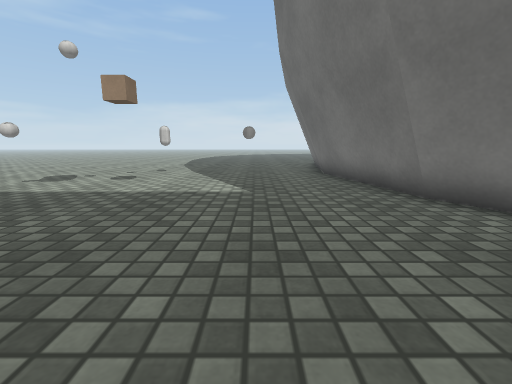
[1] (above)

15 first-person views from a walk through a scene from a Unity 3-D project. The camera is 0.53 m above the floor, tilts 10° down and sees 90° across. The floor is counted in squares, 0.5 m on a side. Each view is taken from the middle of a square. On the plan, view 1 faces up. The plan holds only what a view shows up to about 11 squares ahead; the rest is blank. The place goes on beyond the plan. The player is left out. Some animated figures are left out. Surface patterns are stand-ins for the level's own textures.

[2]
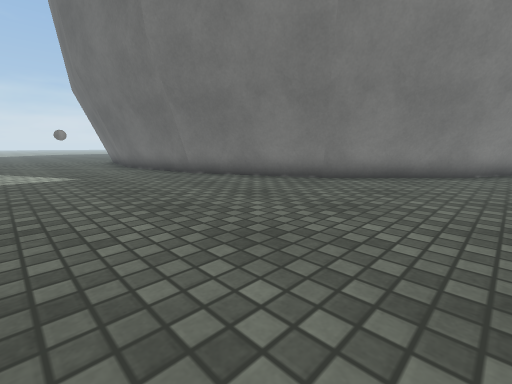

[3]
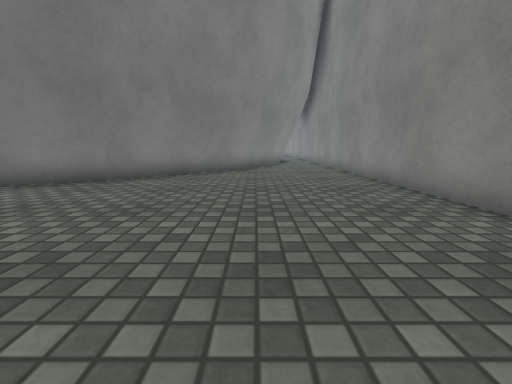

[4]
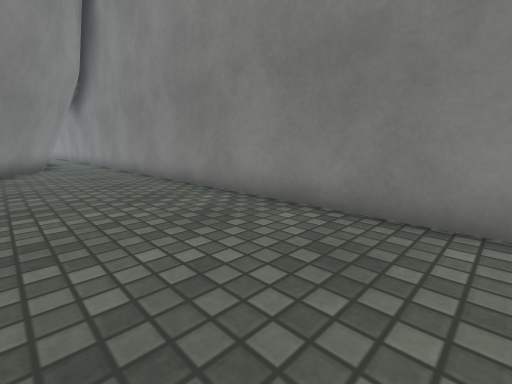

[5]
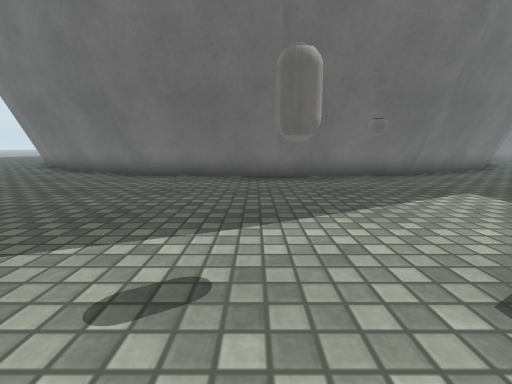

[6]
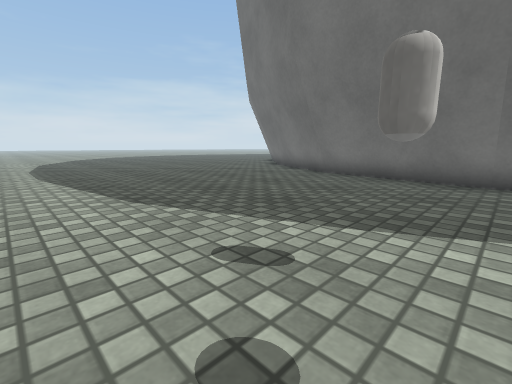

[7]
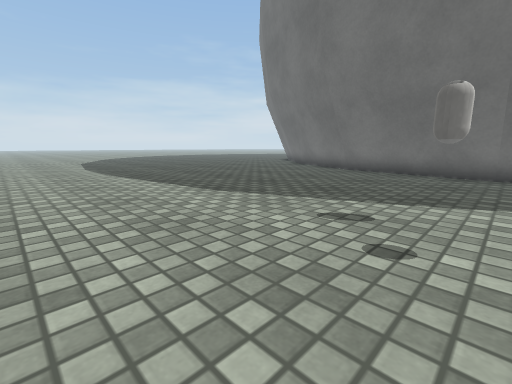

[8]
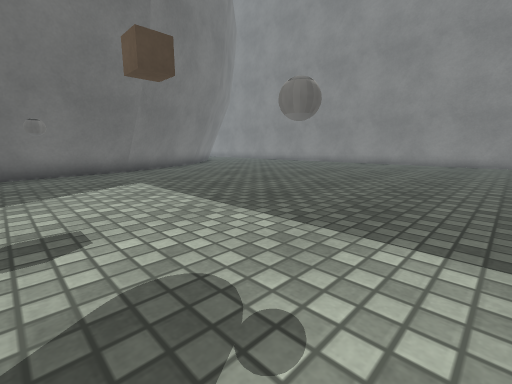

[9]
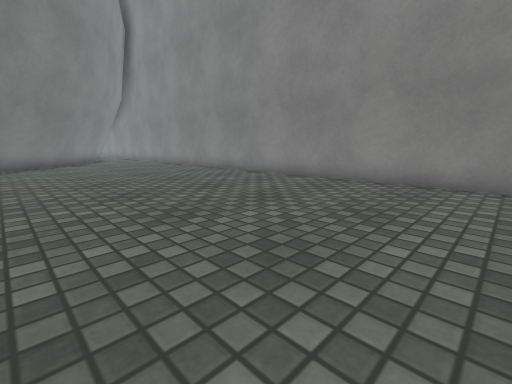

[10]
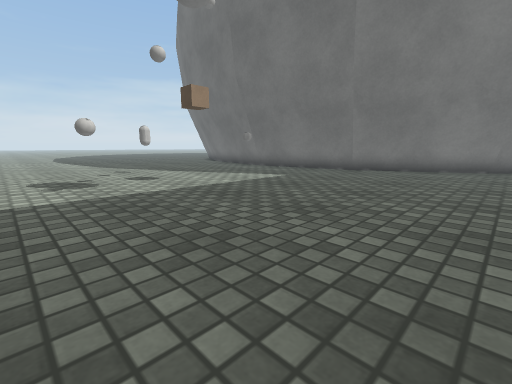

[11]
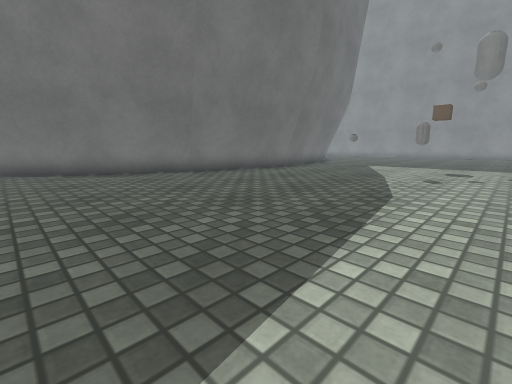

[12]
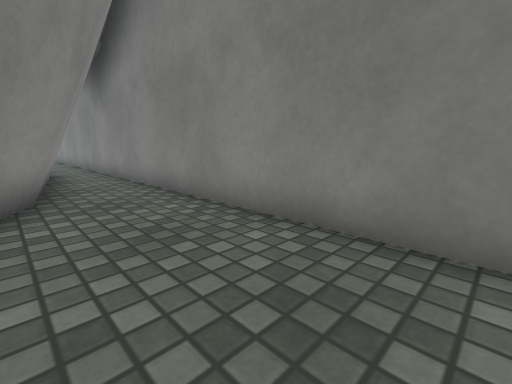

[13]
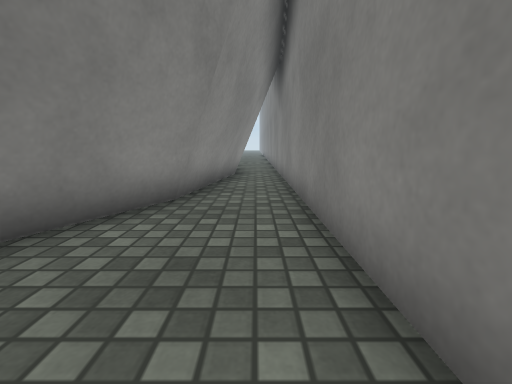

[14]
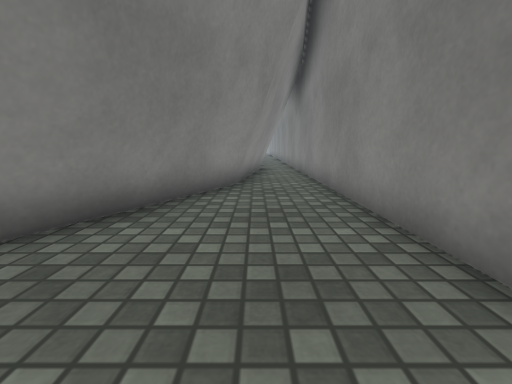

[15]
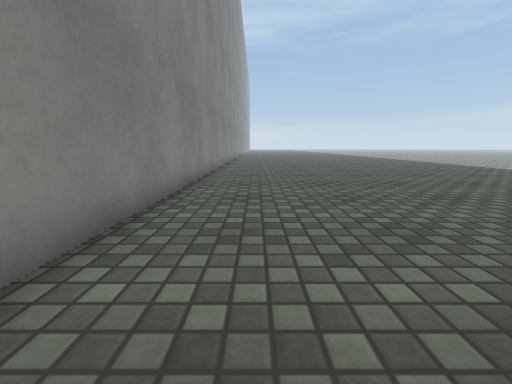

### Floor plan
Points are (right, up) in squares from view 1. A wall is a line through its corners. A room is listed if a view was taken in it or the views show most of it. See-through windows are left out.
Room 1 (views 1, 2, 3, 4, 5, 6, 7, 8, 9, 10, 11, 12, 13, 14, 15)
walls: (2.1, 10.2) (3, 15.6) (5.3, 20.3) (5.9, 20.9); (5.5, 0.3) (3.1, 4.8) (2.3, 10.3) (3.1, 15.6); (3.1, 15.4) (5.6, 20.4) (6.2, 20.9); (9.3, -3.5) (5.4, 0.4); (-8.5, -7.9) (21, -7.9); (19.2, -6.5) (14.1, -5.7); (19.3, -6.7) (13.8, -5.8) (9.1, -3.4) (5.3, 0.3)
low walls: (3.3, 5.1) (2.5, 10.2) (3.4, 15.6); (5.4, 1.4) (3.4, 5.3); (5.7, 0.4) (3.2, 5.2); (5.9, 0.5) (5.5, 1.3); (3.4, 15.4) (5.8, 20.2) (6.6, 21); (14.1, -5.7) (9.3, -3.3); (19.2, -6.4) (14.2, -5.6) (9.3, -3.1) (5.7, 0.5)
objects: other object (-7, 7) to (-6, 7); other object (-4, 11); other object (0, 8)

Positions as (right, up) in squares from view 1, and headings:
1: (0, 0), facing up
2: (-2, -4), facing up-right
3: (-2, -4), facing right
4: (-1, -4), facing down-right
5: (-6, 11), facing right
6: (-6, 10), facing up-right
7: (-8, 10), facing up-right
8: (-8, 9), facing down-right
9: (-8, 0), facing down-right
10: (-8, 0), facing up-right
11: (-6, 21), facing down-right
12: (8, -5), facing down-right
13: (9, -7), facing right
14: (7, -6), facing right
15: (1, -6), facing left
